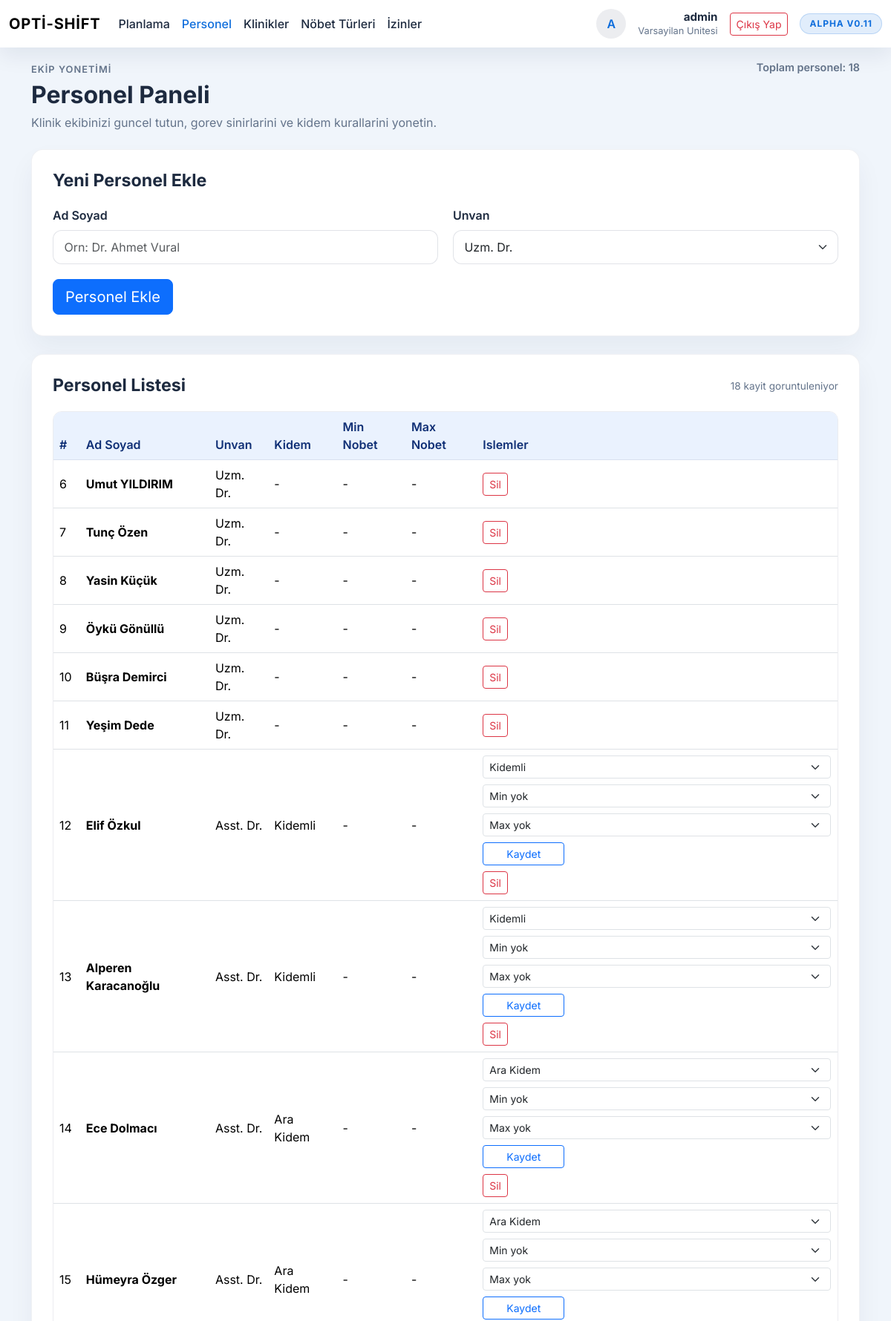
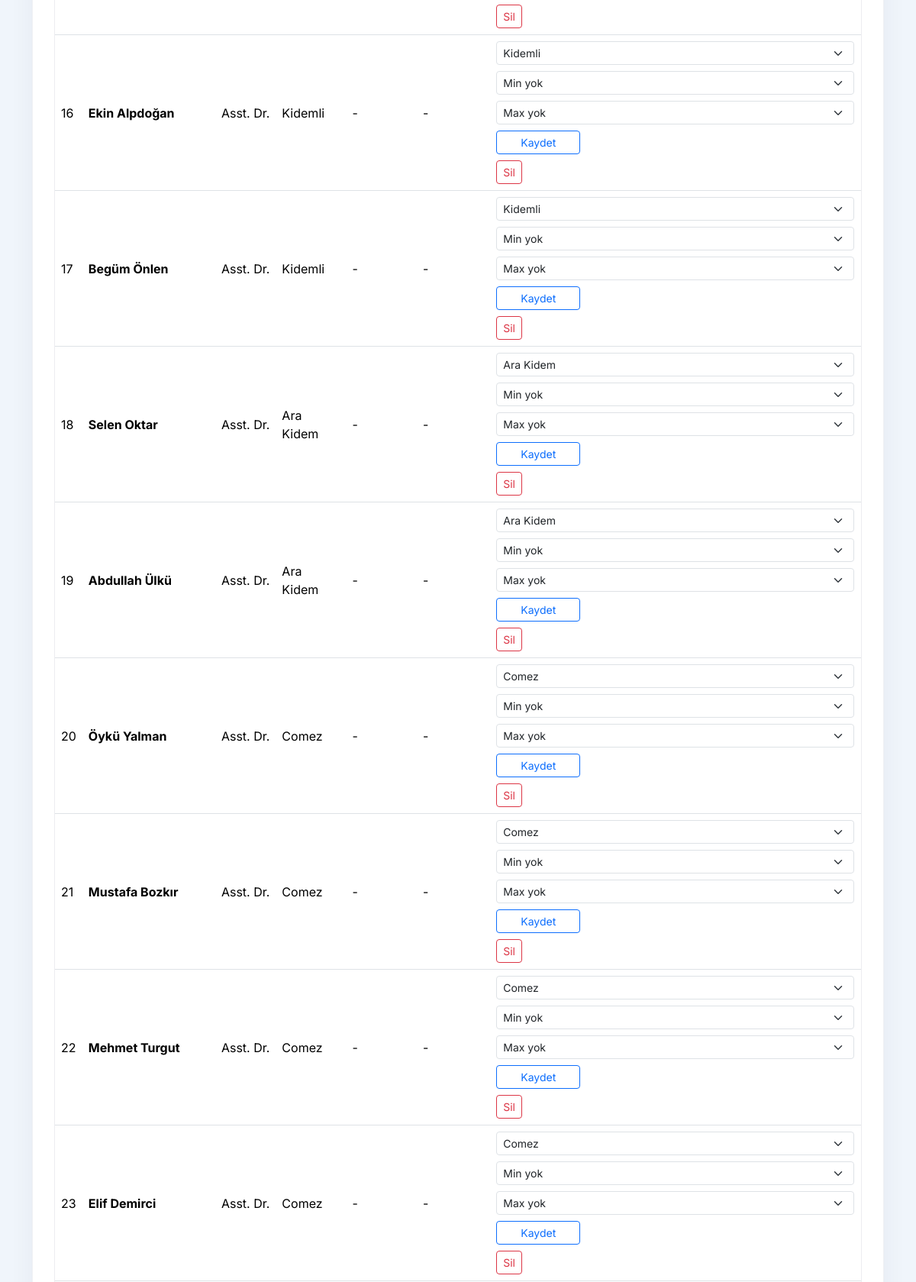
The app's page /personel (signed in, upper part) with its own data (2 pictures, top to bottom).
### tables this page shows
CREATE TABLE units (
            id INTEGER PRIMARY KEY AUTOINCREMENT,
            name TEXT NOT NULL UNIQUE
        );

CREATE TABLE "staff" (
            id INTEGER PRIMARY KEY AUTOINCREMENT,
            name TEXT NOT NULL,
            title TEXT NOT NULL,
            seniority TEXT,
            min_night_duties_per_month INTEGER,
            max_night_duties_per_month INTEGER
        , unit_id INTEGER REFERENCES units(id));

### app.py (the view, shortened to what this page needs)
@app.route("/personel", methods=["GET", "POST"])
@login_required
def personel():
    error = None
    title_options = ["Uzm. Dr.", "Asst. Dr."]
    seniority_options = [
        ("kidemli", "Kidemli"),
        ("ara", "Ara Kidem"),
        ("comez", "Comez"),
    ]
    night_limit_options = list(range(0, 11))
    allowed_seniority_values = {value for value, _label in seniority_options}
    unit_id = _require_unit_id()
    staff_records = list(list_staff(unit_id))
    return render_template(
        "personel.html",
        staff=staff_records,
        error=error,
        seniority_options=seniority_options,
        title_options=title_options,
        seniority_labels=dict(seniority_options),
        night_limit_options=night_limit_options,
    )

### app.py (called while the page is built)
def _current_unit() -> Optional[Dict[str, str]]:
    return getattr(g, "current_unit", None)

def _require_unit_id() -> int:
    unit = _current_unit()
    if not unit:
        abort(401)
    return int(unit["id"])

@app.before_request
def load_current_account() -> None:
    unit_id = session.get("unit_id")
    username = session.get("username")
    g.current_user = None
    g.current_unit = None
    if unit_id is None:
        return
    unit_row = get_unit_by_id(unit_id)
    if unit_row is None:
        session.clear()
        return
    g.current_user = {"username": username or "", "unit_id": int(unit_row["id"])}
    g.current_unit = {"id": int(unit_row["id"]), "name": unit_row["name"]}

@app.context_processor
def inject_template_context():
    unit = _current_unit()
    user = getattr(g, "current_user", None)
    unit_name = unit["name"] if unit else None
    username = user["username"] if user else None
    return {
        "current_username": username,
        "current_clinic_name": unit_name,
        "current_unit_name": unit_name,
    }

def login_required(view):
    @wraps(view)
    def wrapped_view(*args, **kwargs):
        if "unit_id" not in session:
            next_candidate = request.full_path if request.query_string else request.path
            next_hint = _safe_redirect_target(next_candidate.rstrip("?"))
            if next_hint:
                return redirect(url_for("login", next=next_hint))
            return redirect(url_for("login"))
        return view(*args, **kwargs)
    return wrapped_view

### src/db.py (called while the page is built)
def get_connection() -> sqlite3.Connection:
    conn = sqlite3.connect(DB_PATH)
    conn.row_factory = sqlite3.Row
    conn.execute("PRAGMA foreign_keys = ON")
    return conn

def get_unit_by_id(unit_id: int) -> Optional[Mapping[str, Any]]:
    with get_connection() as conn:
        row = conn.execute(
            "SELECT id, name FROM units WHERE id = ?",
            (unit_id,),
        ).fetchone()
    return row

def list_staff(unit_id: int) -> Iterable[Mapping[str, Optional[str]]]:
    with get_connection() as conn:
        rows = conn.execute(
            """
            SELECT id, name, title, seniority, min_night_duties_per_month, max_night_duties_per_month
            FROM staff
            WHERE unit_id = ?
            ORDER BY id ASC
            """,
            (unit_id,),
        ).fetchall()
    return rows

### templates/personel.html (shortened to what this page needs)
{% extends "layout.html" %}
{% block page_header %}
  <div class="opt-page-header">
    <div>
      <span class="opt-page-eyebrow">Ekip Yonetimi</span>
      <h1 class="opt-page-title">Personel Paneli</h1>
      <p class="opt-page-subtitle">
        Klinik ekibinizi guncel tutun, gorev sinirlarini ve kidem kurallarini yonetin.
      </p>
    </div>
    <div class="opt-page-actions">
      <span class="opt-page-meta">Toplam personel: {{ staff|length }}</span>
    </div>
  </div>
{% endblock %}
{% block content %}
  <section class="opt-surface-card">
    <header class="opt-toolbar">
      <h2 class="opt-toolbar-title">Yeni Personel Ekle</h2>
    </header>
    <form method="post" action="{{ url_for('personel') }}" class="opt-form-grid opt-form-grid--cols-2">
      <div>
        <label class="form-label" for="name">Ad Soyad</label>
        <input type="text" id="name" name="name" class="form-control" placeholder="Orn: Dr. Ahmet Vural" required>
      </div>
      <div>
        <label class="form-label" for="title">Unvan</label>
        <select id="title" name="title" class="form-select" required>
          {% for option in title_options %}
            <option value="{{ option }}">{{ option }}</option>
          {% endfor %}
        </select>
      </div>
      <div class="opt-form-grid__full">
        <div class="opt-floating-actions">
          <button type="submit" class="btn btn-primary btn-lg">Personel Ekle</button>
        </div>
      </div>
    </form>
  </section>
  <section class="opt-surface-card">
    <header class="opt-toolbar">
      <h2 class="opt-toolbar-title">Personel Listesi</h2>
      {% if staff %}
        <span class="opt-meta">{{ staff|length }} kayit goruntuleniyor</span>
      {% endif %}
    </header>
    {% if staff %}
      <div class="opt-table-wrapper">
        <table class="table table-hover align-middle">
          <thead>
            <tr>
              <th scope="col">#</th>
              <th scope="col">Ad Soyad</th>
              <th scope="col">Unvan</th>
              <th scope="col">Kidem</th>
              <th scope="col">Min Nobet</th>
              <th scope="col">Max Nobet</th>
              <th scope="col">Islemler</th>
            </tr>
          </thead>
          <tbody>
            {% for person in staff %}
              {% set seniority_value = person['seniority'] %}
              <tr>
                <td>{{ person['id'] }}</td>
                <td><strong>{{ person['name'] }}</strong></td>
                <td>{{ person['title'] }}</td>
                <td>{{ seniority_labels.get(seniority_value, '-') if seniority_value else '-' }}</td>
                <td>{{ person["min_night_duties_per_month"] if person["min_night_duties_per_month"] is not none else '-' }}</td>
                <td>{{ person["max_night_duties_per_month"] if person["max_night_duties_per_month"] is not none else '-' }}</td>
                <td>
                  <div class="opt-table-actions">
                    {% if person["title"] == "Asst. Dr." %}
                      <form method="post" action="{{ url_for('personel') }}" class="opt-table-actions__form">
                        <select name="seniority" class="form-select form-select-sm" aria-label="Kidem secin">
                          {% for value, label in seniority_options %}
                            <option value="{{ value }}" {% if person['seniority'] == value %}selected{% endif %}>{{ label }}</option>
                          {% endfor %}
                        </select>
                        <select name="min_night" class="form-select form-select-sm" aria-label="Minimum nobet">
                          <option value="" {% if person['min_night_duties_per_month'] is none %}selected{% endif %}>Min yok</option>
                        </select>
                        <select name="max_night" class="form-select form-select-sm" aria-label="Maksimum nobet">
                          <option value="" {% if person['max_night_duties_per_month'] is none %}selected{% endif %}>Max yok</option>
                        </select>
                        <button type="submit" class="btn btn-outline-primary btn-sm">Kaydet</button>
                      </form>
                    {% endif %}
                    <form method="post" action="{{ url_for('personel') }}">
                      <button type="submit" class="btn btn-outline-danger btn-sm">Sil</button>
                    </form>
                  </div>
                </td>
              </tr>
            {% endfor %}
          </tbody>
        </table>
      </div>
    {% else %}
      <div class="opt-empty-state">
        <p>Henuz kayitli personel bulunmuyor. Once ekip arkadaslarinizi ekleyin.</p>
      </div>
    {% endif %}
  </section>
{% endblock %}

### templates/layout.html (shortened to what this page needs)
<!doctype html>
<html lang="tr">
  <head>
    <link
      href="https://cdn.jsdelivr.net/npm/bootstrap@5.3.3/dist/css/bootstrap.min.css"
      rel="stylesheet"
    >
    <link rel="stylesheet" href="{{ url_for('static', filename='css/app.css') }}">
  </head>
  <body>
    {% block navbar %}
      <nav class="navbar navbar-expand-lg navbar-light fixed-top opt-navbar">
        <div class="container-fluid">
          <a class="navbar-brand" href="{{ url_for('planla') }}">Opti-Shift</a>
          <div class="collapse navbar-collapse" id="primaryNav">
            {% set endpoint = request.endpoint %}
            <ul class="navbar-nav me-auto mb-2 mb-lg-0">
              <li class="nav-item">
                <a class="nav-link {% if endpoint in ['planla', 'planla_approve'] %}active{% endif %}" href="{{ url_for('planla') }}">Planlama</a>
              </li>
              <li class="nav-item">
                <a class="nav-link {% if endpoint == 'personel' %}active{% endif %}" href="{{ url_for('personel') }}">Personel</a>
              </li>
              <li class="nav-item">
                <a class="nav-link {% if endpoint == 'klinikler' %}active{% endif %}" href="{{ url_for('klinikler') }}">Klinikler</a>
              </li>
              <li class="nav-item">
                <a class="nav-link {% if endpoint == 'nobetler' %}active{% endif %}" href="{{ url_for('nobetler') }}">Nöbet Türleri</a>
              </li>
              <li class="nav-item">
                <a class="nav-link {% if endpoint == 'nler' %}active{% endif %}" href="{{ url_for('nler') }}">İzinler</a>
              </li>
            </ul>
            <div class="d-flex align-items-center gap-3 mt-3 mt-lg-0">
              {% if current_username %}
                <div class="opt-avatar d-none d-lg-flex">
                  {{ (current_username or 'M')[:1]|upper }}
                </div>
                <div class="opt-user-meta text-end">
                  <strong>{{ current_username }}</strong>
                  <span>{{ current_unit_name or 'Ünite seçilmedi' }}</span>
                </div>
                <a class="btn btn-outline-danger btn-sm" href="{{ url_for('logout') }}">Çıkış Yap</a>
              {% else %}
                <a class="btn btn-primary btn-sm" href="{{ url_for('login') }}">Giriş Yap</a>
              {% endif %}
              <span class="opt-navbar-tag">Alpha v0.11</span>
            </div>
          </div>
        </div>
      </nav>
    {% endblock %}
    <main class="opt-app-main">
      <div class="{% block container %}container{% endblock %}">
        {% block page_header %}{% endblock %}
        {% block content %}{% endblock %}
      </div>
    </main>
  </body>
</html>

### static/css/app.css (style rules this page uses)
:root { --opt-primary: #0f6edc; --opt-secondary: #0f9b8e; --opt-surface: #ffffff; --opt-surface-alt: #f0f5fb; --opt-border: #d7e2f3; --opt-text: #1d2a3f; --opt-muted: #64748b; }
html { scroll-behavior: smooth; }
body { font-family: "Inter", "Segoe UI", "Helvetica Neue", Arial, sans-serif; background: var(--opt-surface-alt); color: var(--opt-text); min-height: 100vh; }
.navbar.opt-navbar { box-shadow: 0 10px 30px rgba(15, 30, 70, 0.08); background: var(--opt-surface); }
.opt-navbar .navbar-brand { font-weight: 700; letter-spacing: 0.04em; text-transform: uppercase; }
.opt-navbar .nav-link { font-weight: 500; color: var(--opt-text); padding: 0.75rem 0.9rem; }
.opt-navbar .nav-link.active, .opt-navbar .nav-link:hover, .opt-navbar .nav-link:focus { color: var(--opt-primary); }
.opt-navbar-tag { display: inline-flex; align-items: center; justify-content: center; padding: 0.25rem 0.75rem; border-radius: 999px; border: 1px solid rgba(15, 110, 220, 0.2); background: rgba(15, 110, 220, 0.12); color: var(--opt-primary); font-size: 0.75rem; font-weight: 700; letter-spacing: 0.08em; text-transform: uppercase; }
.opt-app-main { padding-top: 5rem; padding-bottom: 3rem; }
.opt-surface-card { background: var(--opt-surface); border-radius: 1rem; border: 1px solid rgba(15, 30, 70, 0.06); box-shadow: 0 18px 35px rgba(15, 30, 70, 0.05); padding: 1.75rem; margin-bottom: 1.5rem; }
.opt-toolbar { display: flex; align-items: center; justify-content: space-between; gap: 1rem; flex-wrap: wrap; margin-bottom: 1.25rem; }
.opt-toolbar-title { margin: 0; font-weight: 700; font-size: 1.45rem; }
.opt-table-wrapper { border-radius: 0.75rem; border: 1px solid rgba(15, 30, 70, 0.08); overflow: hidden; }
.opt-table-wrapper table thead th { background: #eaf2fe; color: #0f2f75; font-weight: 600; border-bottom: 1px solid rgba(15, 30, 70, 0.08); }
.opt-table-wrapper table tbody td { vertical-align: middle; }
.opt-meta { font-size: 0.85rem; color: var(--opt-muted); }
.opt-table-actions { display: flex; flex-wrap: wrap; gap: 0.5rem; align-items: center; }
.opt-form-grid { display: grid; gap: 1.25rem; }
@media (min-width: 992px) { .opt-form-grid.opt-form-grid--cols-2 { grid-template-columns: repeat(2, minmax(0, 1fr)); } }
.opt-form-grid label { font-weight: 600; color: var(--opt-text); margin-bottom: 0.5rem; }
.opt-form-grid .form-control, .opt-form-grid .form-select { border-radius: 0.75rem; border-color: rgba(15, 30, 70, 0.12); padding: 0.65rem 0.9rem; }
.opt-floating-actions { display: flex; gap: 0.75rem; flex-wrap: wrap; }
.opt-avatar { width: 40px; height: 40px; border-radius: 999px; background: rgba(15, 30, 70, 0.08); display: flex; align-items: center; justify-content: center; font-weight: 600; color: var(--opt-primary); }
.opt-user-meta { line-height: 1.1; }
.opt-user-meta strong { display: block; font-size: 0.95rem; }
.opt-user-meta span { font-size: 0.8rem; color: var(--opt-muted); }
.opt-page-header { display: flex; flex-wrap: wrap; align-items: flex-start; justify-content: space-between; gap: 1.5rem; margin-bottom: 1.5rem; }
.opt-page-eyebrow { display: inline-block; font-size: 0.8rem; letter-spacing: 0.08em; text-transform: uppercase; color: var(--opt-muted); font-weight: 600; margin-bottom: 0.35rem; }
.opt-page-title { margin: 0; font-weight: 700; font-size: 2rem; }
.opt-page-subtitle { margin: 0.35rem 0 0; color: var(--opt-muted); max-width: 640px; }
.opt-page-actions { display: flex; flex-wrap: wrap; align-items: center; justify-content: flex-end; gap: 0.75rem; }
.opt-page-meta { font-size: 0.9rem; font-weight: 600; color: var(--opt-muted); }
.opt-form-grid__full { grid-column: 1 / -1; }
.opt-table-actions__form { display: flex; flex-wrap: wrap; align-items: center; gap: 0.5rem; }
.opt-table-actions__form .form-select, .opt-table-actions__form .btn { min-width: 110px; }

### records on screen
units: name "Varsayilan Unitesi"
staff: id "6", name "Umut YILDIRIM", title "Uzm. Dr.", seniority_labels "-", person "-"
staff: id "7", name "Tunç Özen", title "Uzm. Dr.", seniority_labels "-", person "-"
staff: id "8", name "Yasin Küçük", title "Uzm. Dr.", seniority_labels "-", person "-"
staff: id "9", name "Öykü Gönüllü", title "Uzm. Dr.", seniority_labels "-", person "-"
staff: id "10", name "Büşra Demirci", title "Uzm. Dr.", seniority_labels "-", person "-"
staff: id "11", name "Yeşim Dede", title "Uzm. Dr.", seniority_labels "-", person "-"
staff: id "12", name "Elif Özkul", title "Asst. Dr.", seniority "Kidemli", person "-"
staff: id "13", name "Alperen Karacanoğlu", title "Asst. Dr.", seniority "Kidemli", person "-"
staff: id "14", name "Ece Dolmacı", title "Asst. Dr.", seniority "Ara Kidem", person "-"
staff: id "15", name "Hümeyra Özger", title "Asst. Dr.", seniority "Ara Kidem", person "-"
staff: id "16", name "Ekin Alpdoğan", title "Asst. Dr.", seniority "Kidemli", person "-"
staff: id "17", name "Begüm Önlen", title "Asst. Dr.", seniority "Kidemli", person "-"
staff: id "18", name "Selen Oktar", title "Asst. Dr.", seniority "Ara Kidem", person "-"
staff: id "19", name "Abdullah Ülkü", title "Asst. Dr.", seniority "Ara Kidem", person "-"
staff: id "20", name "Öykü Yalman", title "Asst. Dr.", seniority "Comez", person "-"
staff: id "21", name "Mustafa Bozkır", title "Asst. Dr.", seniority "Comez", person "-"
staff: id "22", name "Mehmet Turgut", title "Asst. Dr.", seniority "Comez", person "-"
staff: id "23", name "Elif Demirci", title "Asst. Dr.", seniority "Comez", person "-"

### other values on screen
{{ (current_username or 'M')[:1]|upper }} "A"
{{ current_username }} "admin"
{{ staff|length }} "18"
form field title "Uzm. Dr."
